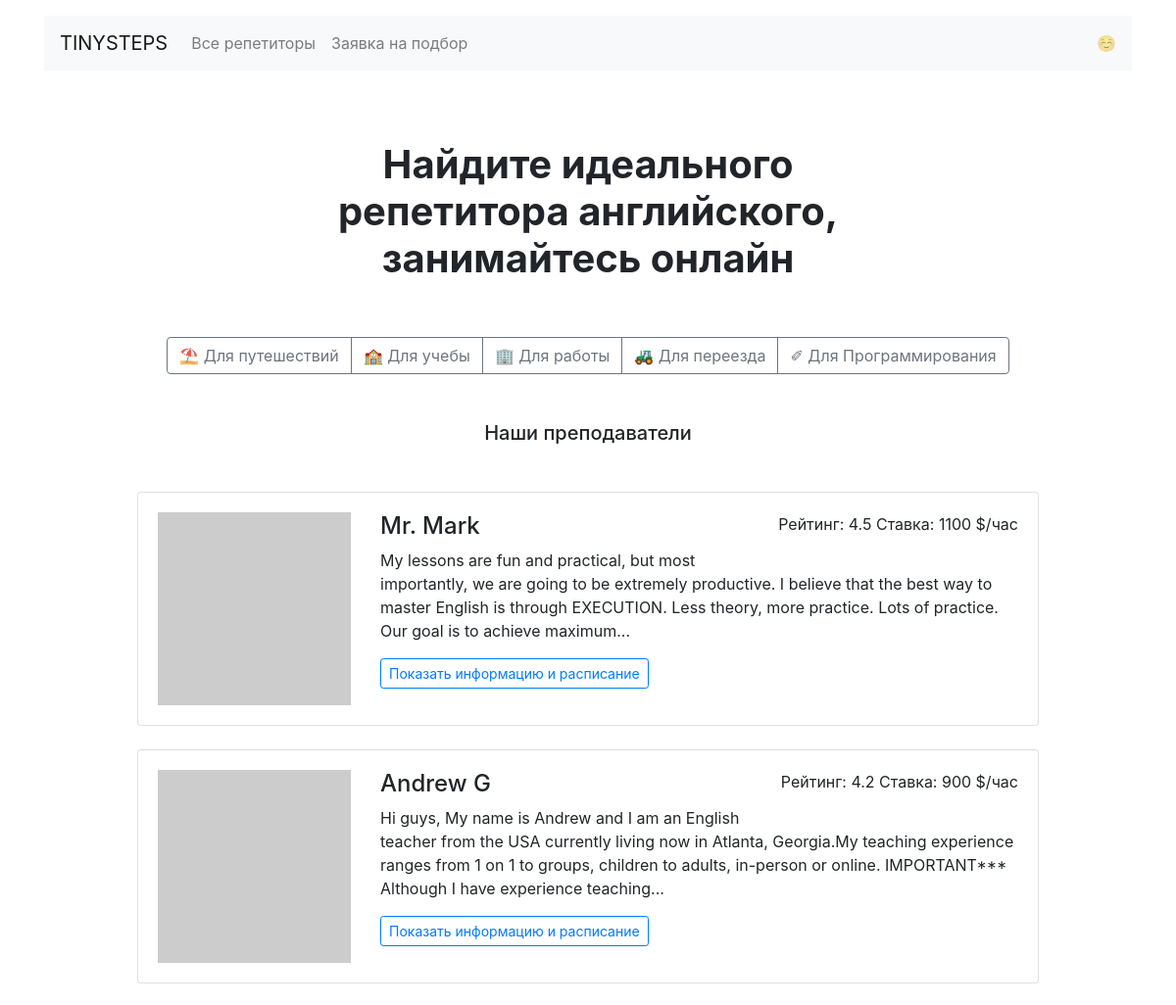
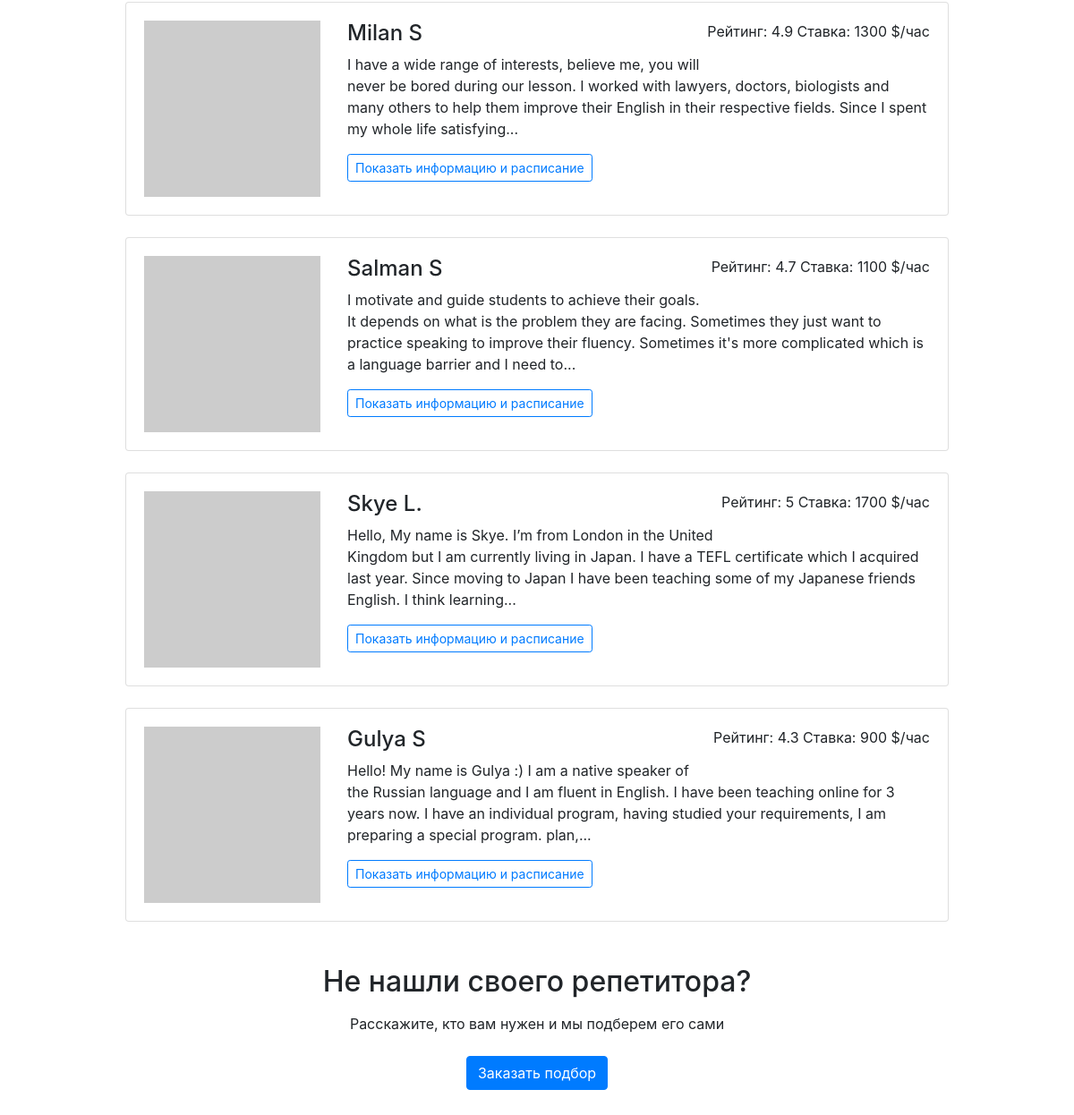
The page / on the database its author committed (2 pictures, top to bottom).
### app.py (models this page shows)
class Goal(db.Model):
    __tablename__ = "goals"
    id = db.Column(db.Integer, primary_key=True)
    goal = db.Column(db.String)
    goal_tag = db.Column(db.String)
    teachers = db.relationship("Teacher", secondary=teacher_goals, back_populates="goals")

class Teacher(db.Model):
    __tablename__ = "teachers"
    id = db.Column(db.Integer, primary_key=True)
    name = db.Column(db.String)
    about = db.Column(db.String)
    rating = db.Column(db.Integer)
    photo = db.Column(db.String)
    price = db.Column(db.Integer)
    schedule = db.Column(JSON)
    goals = db.relationship("Goal", secondary=teacher_goals, back_populates="teachers")

### app.py (the view)
@app.route('/')
def render_index():
    teachers_list = [{
        'id': teacher.id,
        'name': teacher.name,
        'about': teacher.about,
        'rating': teacher.rating,
        'photo': teacher.photo,
        'price': teacher.price,
    } for teacher in db.session.query(Teacher).all()]
    shuffle(teachers_list)
    return render_template('index.html',
                           goals=get_goals_id_dict(),
                           teachers=teachers_list[:6])

### app.py (called while the page is built)
def get_goals_id_dict():
    return {goal.id: goal.goal for goal in db.session.query(Goal).all()}

### templates/index.html
{% extends 'base.html' %}
{% block container %}
  <main class="container mt-3 mb-5">
    <section>
    <h1 class="h1 text-center mx-auto mt-4 py-5"><strong>Найдите идеального <br>репетитора английского, <br>занимайтесь онлайн</strong></h1>
    <div class="text-center mb-5">
      <div class="btn-group mx-auto mb-0" role="group" aria-label="Basic example">
          {% for id_goal, goal in goals.items() %}
            <a href="/goals/{{ id_goal }}/" class="btn btn-outline-secondary">{{ goal }}</a>
          {% endfor %}
      </div>
    </div>
    <h2 class="h5 text-center mb-5">Наши преподаватели</h2>
    <div class="row">
      <div class="col-12 col-lg-10 offset-lg-1 m-auto">
       {% for teacher in teachers %}
            <div class="card mb-4">
              <div class="card-body">
                <div class="row">
                  <div class="col-3"><img src="{{ teacher.photo }}" class="img-fluid" alt=""></div>
                  <div class="col-9">
                    <p class="float-right">Рейтинг: {{ teacher.rating }} Ставка: {{ teacher.price }} $/час</p>
                    <h2 class="h4">{{ teacher.name }}</h2>
                    <p>{{ teacher.about|truncate() }}</p>
                    <a href="/profiles/{{ teacher.id }}/" class="btn btn-outline-primary btn-sm mr-3 mb-2">Показать информацию и расписание</a>
                  </div>
                </div>
              </div>
            </div>
        {% endfor %}
    <h2 class="text-center mt-5 mb-3">Не нашли своего репетитора?</h2>
    <p class="text-center mb-4">Расскажите, кто вам нужен и мы подберем его сами</p>
    <div class="text-center pb-5">
        <a href="/request/" class="btn btn-primary">Заказать подбор</a>
    </div>
  </main>
{% endblock %}

### templates/base.html (shortened to what this page needs)
<!DOCTYPE html>
<html lang="ru">
<head>
  <link rel="stylesheet" href="https://stackpath.bootstrapcdn.com/bootstrap/4.3.1/css/bootstrap.min.css">
</head>
<body>
  <header class="container mt-3">
    <nav class="navbar navbar-expand-lg navbar-light bg-light">
      <a class="navbar-brand" href="/">TINYSTEPS</a>
      <div class="collapse navbar-collapse" id="navbarNav">
        <ul class="navbar-nav">
          <li class="nav-item ">
            <a class="nav-link" href="/all/">Все репетиторы</a>
          </li>
          <li class="nav-item">
            <a class="nav-link" href="/request/">Заявка на подбор</a>
          </li>
        </ul>
      </div>
      <span class="navbar-text d-sm-none d-lg-block">
        ☺️
      </span>
    </nav>
  </header>
{% block container %} {% endblock %}
</body>
</html>

### rows shown on the page
Goal: goal "⛱ Для путешествий"
Goal: goal "🏫 Для учебы"
Goal: goal "🏢 Для работы"
Goal: goal "🚜 Для переезда"
Goal: goal "✐ Для Программирования"
Teacher: rating "4.5", price "1100", name "Mr. Mark", about "My lessons are fun and practical, but most importantly, we are going to be extremely productive. I believe that the best way to master English is through EXECUTION. Less theory, more practice. Lots of practice. Our goal is to achieve maximum..."
Teacher: rating "4.2", price "900", name "Andrew G", about "Hi guys, My name is Andrew and I am an English teacher from the USA currently living now in Atlanta, Georgia.My teaching experience ranges from 1 on 1 to groups, children to adults, in-person or online. IMPORTANT*** Although I have experience teaching..."
Teacher: rating "4.9", price "1300", name "Milan S", about "I have a wide range of interests, believe me, you will never be bored during our lesson. I worked with lawyers, doctors, biologists and many others to help them improve their English in their respective fields. Since I spent my whole life satisfying..."
Teacher: rating "4.7", price "1100", name "Salman S", about "I motivate and guide students to achieve their goals. It depends on what is the problem they are facing. Sometimes they just want to practice speaking to improve their fluency. Sometimes it's more complicated which is a language barrier and I need to..."
Teacher: rating "5", price "1700", name "Skye L.", about "Hello, My name is Skye. I’m from London in the United Kingdom but I am currently living in Japan. I have a TEFL certificate which I acquired last year. Since moving to Japan I have been teaching some of my Japanese friends English. I think learning..."
Teacher: rating "4.3", price "900", name "Gulya S", about "Hello! My name is Gulya :) I am a native speaker of the Russian language and I am fluent in English. I have been teaching online for 3 years now. I have an individual program, having studied your requirements, I am preparing a special program. plan,..."
